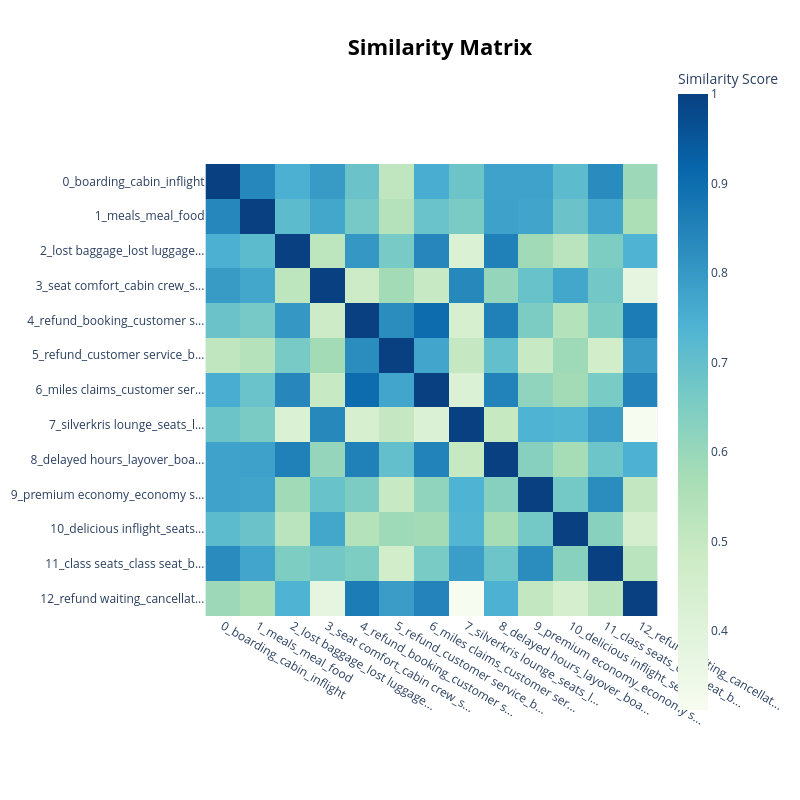

Write notebook code for a chart like this one.
### Code cell
topic_model.visualize_heatmap()

### Figure 1 — Plotly figure (JSON) as saved in the notebook; plotly's stock layout.template omitted (floating-point values rounded to 4 significant figures; data arrays with more than 128 entries replaced by an {"elided": "..."} marker saying what was removed)
{"data": [{"coloraxis": "coloraxis", "hovertemplate": "x: %{x}<br>y: %{y}<br>Similarity Score: %{z}<extra></extra>", "name": "0", "type": "heatmap", "x": ["0_boarding_cabin_inflight", "1_meals_meal_food", "2_lost baggage_lost luggage...", "3_seat comfort_cabin crew_s...", "4_refund_booking_customer s...", "5_refund_customer service_b...", "6_miles claims_customer ser...", "7_silverkris lounge_seats_l...", "8_delayed hours_layover_boa...", "9_premium economy_economy s...", "10_delicious inflight_seats...", "11_class seats_class seat_b...", "12_refund waiting_cancellat..."], "xaxis": "x", "y": ["0_boarding_cabin_inflight", "1_meals_meal_food", "2_lost baggage_lost luggage...", "3_seat comfort_cabin crew_s...", "4_refund_booking_customer s...", "5_refund_customer service_b...", "6_miles claims_customer ser...", "7_silverkris lounge_seats_l...", "8_delayed hours_layover_boa...", "9_premium economy_economy s...", "10_delicious inflight_seats...", "11_class seats_class seat_b...", "12_refund waiting_cancellat..."], "yaxis": "y", "z": {"elided": "13x13 float values"}}], "layout": {"coloraxis": {"colorbar": {"title": {"text": "Similarity Score"}}, "colorscale": [[0, "rgb(247,252,240)"], [0.125, "rgb(224,243,219)"], [0.25, "rgb(204,235,197)"], [0.375, "rgb(168,221,181)"], [0.5, "rgb(123,204,196)"], [0.625, "rgb(78,179,211)"], [0.75, "rgb(43,140,190)"], [0.875, "rgb(8,104,172)"], [1, "rgb(8,64,129)"]]}, "height": 800, "hoverlabel": {"bgcolor": "white", "font": {"family": "Rockwell", "size": 16}}, "legend": {"title": {"text": "Trend"}}, "margin": {"t": 60}, "showlegend": true, "title": {"font": {"color": "Black", "size": 22}, "text": "<b>Similarity Matrix</b>", "x": 0.55, "xanchor": "center", "y": 0.95, "yanchor": "top"}, "width": 800, "xaxis": {"anchor": "y", "constrain": "domain", "domain": [0, 1], "scaleanchor": "y"}, "yaxis": {"anchor": "x", "autorange": "reversed", "constrain": "domain", "domain": [0, 1]}}}
